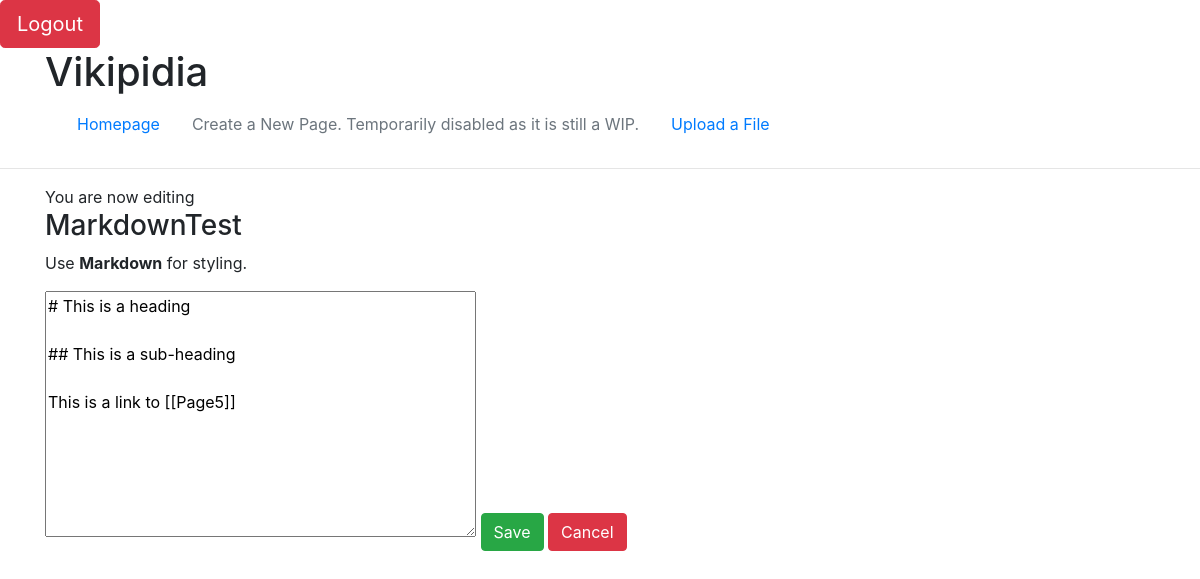
Page /wiki/MarkdownTest/edit (signed in) on the earlier database version.
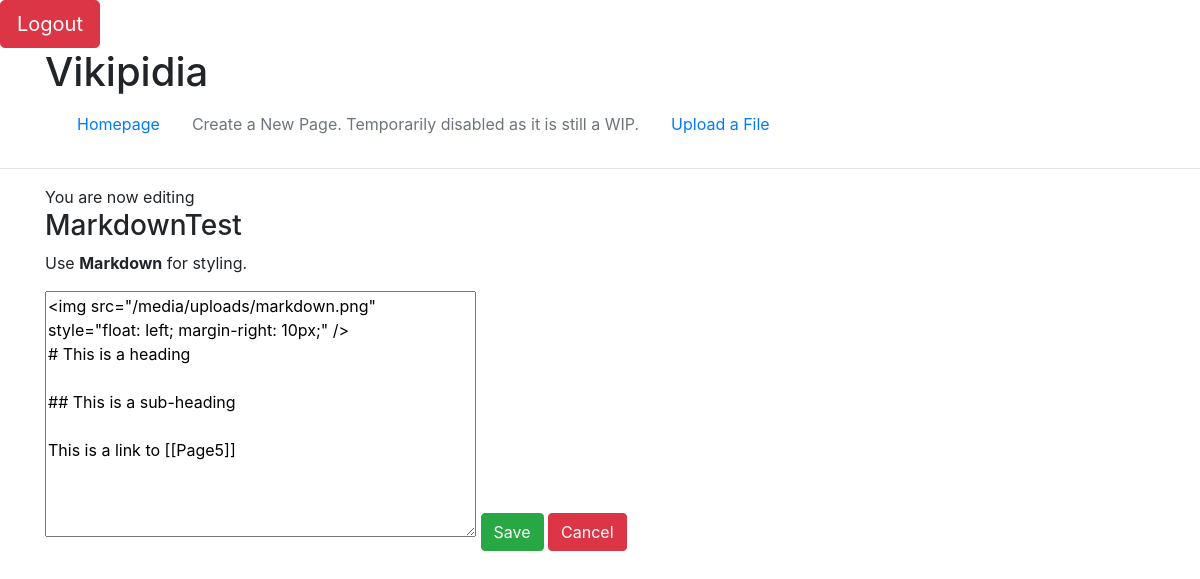
Same page on the later database version.
### wiki/models.py (models this page shows, shortened)
class Page(models.Model):
    title = models.CharField(max_length=64, primary_key=True)
    content = models.TextField()

### wiki/views.py (the view)
# urls.py: path('<str:pk>/edit', views.edit_page, name='edit_page'),
@login_required(login_url='wiki:login')
def edit_page(request, pk):
    try:
        page= Page.objects.get(pk=pk)
        content = page.content
    except Page.DoesNotExist:
        content=''
    return render(request, 'wiki/edit_page.html',{ 'page_name':pk, 'content':content},)

### wiki/templates/wiki/edit_page.html (shortened to what this page needs)
{% extends 'wiki/base.html' %}
{% load staticfiles %}
{% block content %}
<div class="container">
{% block contentTitle %}You are now editing <h3>{{page_name}}</h3>{% endblock %}
<p>Use <strong>Markdown</strong> for styling.</p>
<form method="post" action="{% url 'wiki:save_page' page_name %}">
    <textarea id="id_content" name="content" rows="10" cols="40">{{content}}</textarea>
    <input class="btn btn-success" name="Save" type="submit" value="Save">
    <input class="btn btn-danger" name="Cancel" type="submit" value="Cancel">
</form>
</div>
{% endblock %}

Differences in the rows shown:
changed Page "MarkdownTest": content "# This is a heading ## This is a sub-heading This is a link to [[Page5]]" → "<img src=\"/media/uploads/markdown.png\" style=\"float: left; margin-right: 10px;\" /> # This is a heading ## This is a sub-heading This is a link to [[Page5]]"
